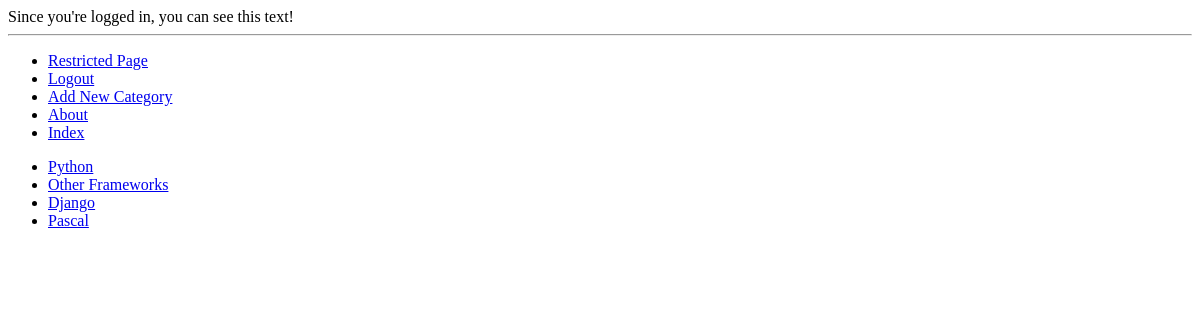
Page /rango/restricted/ (signed in) on the earlier database version.
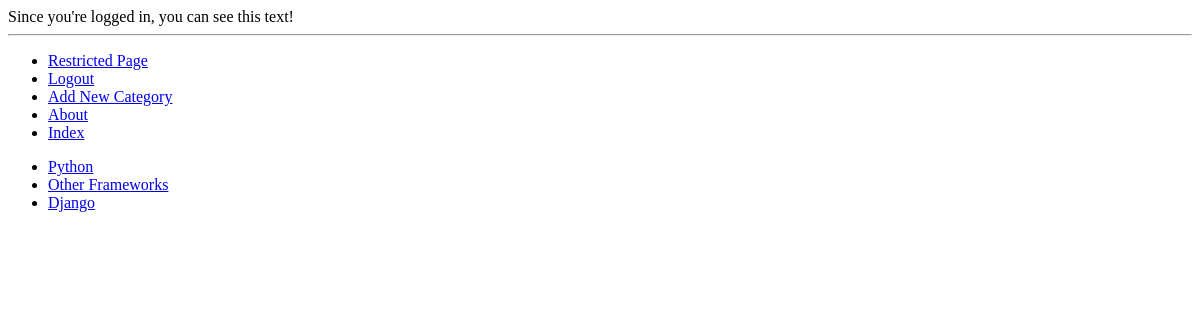
Same page on the later database version.
### rango/models.py (models this page shows, shortened)
class Category(models.Model):
    name = models.CharField(max_length=128, unique=True)
    views = models.IntegerField(default=0)
    likes = models.IntegerField(default=0)
    slug = models.SlugField(unique=True)
    class Meta:
        verbose_name_plural = 'Categories'

### rango/views.py (the view)
@login_required
def restricted(request):
    return render(request, 'rango/restricted.html')

### rango/templatetags/rango_template_tags.py (called while the page is built)
@register.inclusion_tag('rango/cats.html')
def get_category_list(cat = None):
    return {'cats':Category.objects.all(), 'act_cat':cat}

### templates/rango/restricted.html (shortened to what this page needs)
{% extends 'rango/base.html' %}
{% load staticfiles %}
{% block body_block %}
    Since you're logged in, you can see this text!
{% endblock %}

### templates/rango/cats.html
<ul>
        {% for c in cats %}
            {% if c == act_cat %}
            <li>
            <strong>
                <a href="{% url 'show_category' c.slug %}">{{ c.name }}</a>
            </strong>
            </li>
            {% else %}
            <li>
                <a href="{% url 'show_category' c.slug %}">{{ c.name }}</a>
            </li>
            {% endif %}
        {% endfor %}
</ul>

Differences in the rows shown:
removed Category: name "Pascal"
